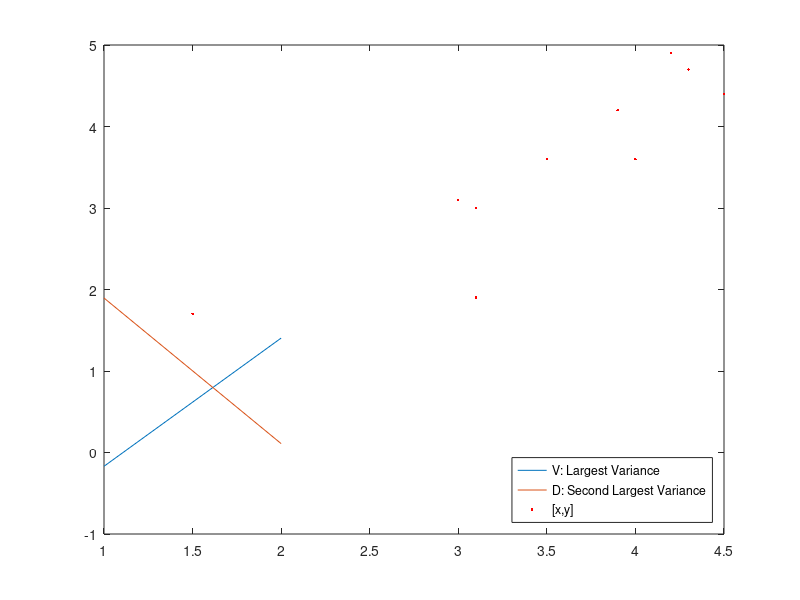

This figure's MATLAB source:
clc; clear all;

%arxika data
x=[4.5 1.5 4.2 3.9 3.1 4.3 4 3 3.5 3.1]

y=[4.4 1.7 4.9 4.2 3.0 4.7 3.6 3.1 3.6 1.9] 

%skelos 1, afairo ton meso oro apo kathe metavliti
x1=x-mean(x)
y1=y-mean(y)

%skelos 2, ypologizo ton pinaka syndiakimansis (Covariance matrix)
%xrisimopoiontas ti synartisi cov gia tis dyo metavlites
C=cov(x1,y1)

%skelos 3, me vasi ton pinaka syndiakimansis, ton C, ypologizo tis idiotimes
%kai idiodianismata sto [V,D]
[V,D]=eig(C)

%gia na elegxo pos einai ontos  C*V = V*D kano thn afairesi katothen kai
%prepei na einai 0 i para poly konta sto 0, sta oria toy ypologistikou
%lathous
C*V - V*D

%skelos 4, optikopoioyme ta apotelesmata
%edo exoume ti dieuthinsi me ti megalyteri diaspora
plot([V(1)+V(3), V(2)+V(4)])
hold on
%edo exoume ti dieuthinsi me ti deyteri megalyteri diaspora
plot([D(4), D(1)])
hold on
%edo exoume ta stoixeia mas
plot(x,y,'.r')
%lezanta 
legend({'V: Largest Variance','D: Second Largest Variance', '[x,y]'},'Location','southeast')
